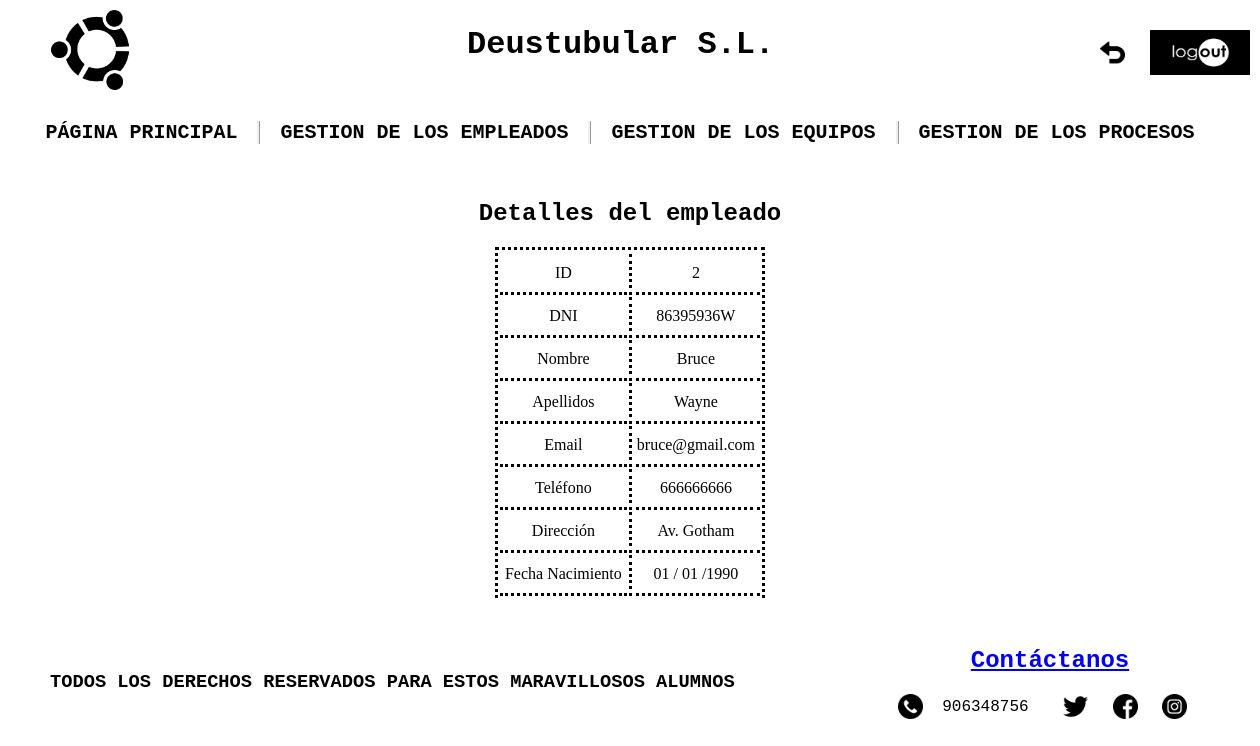
Screenshot of /appProduccion/empleados/2/ with the database file from the repository.
### appProduccion/models.py (models this page shows, shortened)
class Empleado(models.Model):
    dni = models.CharField(max_length=20)
    """Por nombres compuestos"""
    nombre = models.CharField(max_length=100)
    """Dos apellidos"""
    apellidos = models.CharField(max_length=150)
    email = models.EmailField(max_length=100)
    """Valor defecto ejemplo"""
    telefono = models.IntegerField(default=666666666)
    direccion = models.CharField(max_length=150)
    fecha_nacimiento = models.DateField(default="01/01/1990")

### appProduccion/views.py (the view)
# urls.py: path('empleados/<int:pk>/', views.EmpleadoDetailView.as_view(), name='empleado_detail'),
class EmpleadoDetailView(DetailView):
    model = Empleado
    template_name = 'empleado_detail.html'
    def get_context_data(self, **kwargs):
        context = super(EmpleadoDetailView, self).get_context_data(**kwargs)
        context['titulo_pagina'] = 'Detalles del empleado'
        return context

### appProduccion/templates/empleado_detail.html (shortened to what this page needs)
{% load static %}
<!DOCTYPE html>
<html lang="en">
<head>
    <link rel="stylesheet" href="{% static 'css/style.css' %}">
</head>
<body>
    <header class="antifloat">
        <div class="header-izq">
            <a href="{% url 'principal' %}"><img id="Logo" src="{% static 'imagenes/logo.png' %}" alt="LOGO"></a>
        </div>
        <div class="header-der">
            <h1>Deustubular S.L.</h1>
            <a href="{% url 'empleado_list' %}"><img id="Atras" src="{% static 'imagenes/atras.png' %}" alt="ATRÁS"></a>
            <a href="{% url 'logout' %}"><img id="Log_out" src="{% static 'imagenes/logout.png' %}" alt="LOGOUT"></a>
        </div>
    </header>
    <nav>
        <h2 id="PP"><a href="{% url 'principal' %}" class="enlaces_internos" style="text-decoration:none;">PÁGINA PRINCIPAL</a></h2>
        <h2 id="gestion_empleados">GESTION DE LOS EMPLEADOS
        </h2>
        <h2 id="gestion_equipos">GESTION DE LOS EQUIPOS
        </h2>
        <h2 id="gestion_procesos">GESTION DE LOS PROCESOS
        </h2>
    </nav>
    <main class="antifloat">
        <h2 class="centrar">Detalles del empleado</h2>
        <div class="div-table">
            <table>
                <tr>
                    <tr>
                    <td>ID</td>
                    <td class="td_estilos">{{ empleado.id }}</td>
                </tr>
                    <td>DNI</td>
                    <td class="td_estilos">{{ empleado.dni }}</td>
                </tr>
                <tr>
                    <td>Nombre</td>
                    <td class="td_estilos">{{ empleado.nombre }}</td>
                </tr>
                <tr>
                    <td>Apellidos</td>
                    <td class="td_estilos">{{ empleado.apellidos }}</td>
                </tr>
                <tr>
                    <td>Email</td>
                    <td class="td_estilos">{{ empleado.email }}</td>
                </tr>
                <tr>
                    <td>Teléfono</td>
                    <td class="td_estilos">{{ empleado.telefono }}</td>
                </tr>
                <tr>
                    <td>Dirección</td>
                    <td class="td_estilos">{{ empleado.direccion }}</td>
                </tr>
                <tr>
                    <td>Fecha Nacimiento</td>
                    <td class="td_estilos">{{ empleado.fecha_nacimiento|date:"d / m /Y"  }}</td>
                </tr>
            </table>
        </div>
    </main>
</body>
<footer>
    <div class="footer-izq">
        <h3 class="h3_footer">TODOS LOS DERECHOS RESERVADOS PARA ESTOS MARAVILLOSOS ALUMNOS</h3>
    </div>
    <div class="footer-der">
        <div id="Contactos">
            <a href="{%  url 'novedades_create' %}"><h2>Contáctanos</h2></a>
            <img id="Telefono" src="{% static 'imagenes/telefono.png' %}" alt="TELEFONO">
            <label for="Telefono">906348756</label>
            <a href="https://twitter.com/?lang=es"><img id="Twitter" src="{% static 'imagenes/twitter.png' %}" alt="TWITTER"></a>
            <a href="https://es-es.facebook.com/"><img class="Face_ins" src="{% static 'imagenes/facebook.png' %}" alt="FACEBOOK"></a>
            <a href="https://www.instagram.com/?hl=es"><img class="Face_ins" src="{% static 'imagenes/instagram.png' %}" alt="INSTAGRAM"></a>
        </div>
    </div>
</footer>
</html>

### appProduccion/static/css/style.css (style rules this page uses)
* { background-size: 100%; box-sizing: border-box; }
body { background-image: url(../imagenes/fondo.jpg); margin: 0 auto; width: 1200px; }
nav { display: flex; font-family: 'Courier New', Courier, monospace; justify-content: center; margin-bottom:20px; }
header { border-bottom: 4px solid white; font-family: 'Courier New', Courier, monospace; width: 1200px; }
h3 { font-family: 'Courier New', Courier, monospace; }
footer { border-top: 4px solid white; font-family: 'Courier New', Courier, monospace; width: 1200px; }
h2 { font-family: 'Courier New', Courier, monospace; }
main { width: 100%; }
table { text-align: center; border-top: 3px dotted black; border-left: 3px dotted black; border-right: 3px dotted black; margin: 0 auto; }
td { padding:10px 5px 10px 5px; border-bottom: 3px dotted black; }
#PP { border-right: ridge; font-size: 20px; padding-right: 20px; }
#gestion_empleados { border-right: ridge; font-size: 20px; padding-left: 20px; padding-right: 20px; }
#gestion_equipos { border-right: ridge; box-sizing: border-box; font-size: 20px; padding-left: 20px; padding-right: 20px; }
#gestion_procesos { font-size: 20px; padding-left: 20px; padding-right: 20px; }
#Twitter { height:25px; margin-left: 25px; margin-right: 15px; vertical-align: middle; width:25px; }
#Contactos { color: black; padding-bottom: 10px; text-align: center; }
#Telefono { height:25px; margin-right: 10px; vertical-align: middle; width:25px; }
#Atras { height: 25px; margin-right: 10px; width:25px; position: absolute; left: 1100px; top:40px; cursor: pointer; }
#Log_out { height:45px; width:100px; position: absolute; left: 1150px; top:30px; cursor: pointer; }
#Logo { height:80px; width:80px; }
.h3_footer { font-family: 'Courier New', Courier, monospace; padding-top: 30px; }
.footer-izq { float: left; padding-left: 20px; width: 70% }
.footer-der { float: right; padding: 5px; width: 30% }
.centrar { text-align: center; }
.header-izq { float: left; padding: 10px 0px 5px 20px; width: 36% }
.header-der { float: right; padding: 5px; width: 64% }
.td_estilos { border-left: 3px dotted black; }
.div-table { padding: 0px 10px 20px 10px; }
.enlaces_internos { color:black; }
.antifloat { clear: both; content: ""; display: table; }
.Face_ins { height:25px; margin-right: 15px; vertical-align: middle; width:25px; }

### rows the page displays
Empleado: id "2", dni "86395936W", nombre "Bruce", apellidos "Wayne", email "bruce@gmail.com", telefono "666666666", direccion "Av. Gotham", fecha_nacimiento "01 / 01 /1990"
